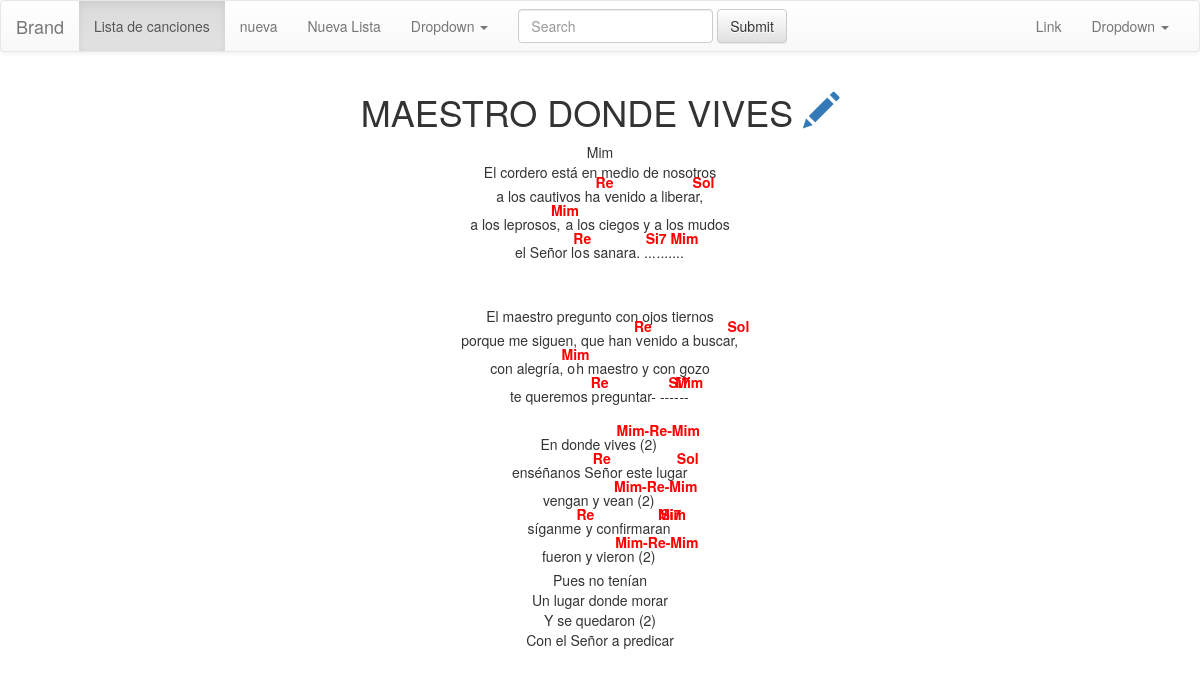
/song/10/, run on an earlier commit of the app's database.
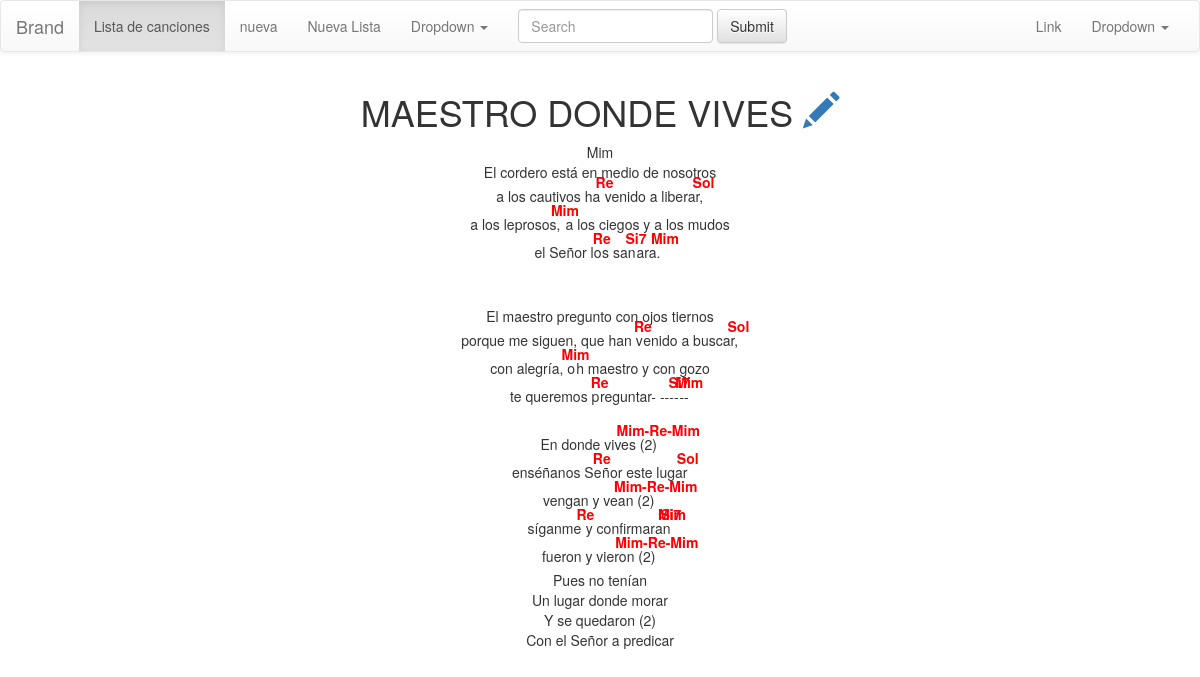
And on a later commit of the database.
### songs/models.py (models this page shows, shortened)
class Song(models.Model):
    name = models.CharField('Nombre', max_length=200)
    lyrics = models.TextField('Contenido')
    lyrics_edit_view = models.TextField('Edicion')
    lyrics_formated = models.TextField('Contenido HTML')

### songs/views.py (the view)
# urls.py: url(r'^song/(?P<pk>[-\w]+)/$', SongDetailView.as_view(), name='song-detail'),
class SongDetailView(DetailView):
    model = Song
    template_name = 'song_detail.html'

### songs/templates/song_detail.html (shortened to what this page needs)
{% extends "base.html" %}
{% load staticfiles %}
{% block content %}
<div class="text-center">
  <h1 >
  	{{ object.name }}
  	<a href="/song/edit/{{object.id}}/" class="hidden-xs">
  		<i class="glyphicon glyphicon-pencil"></i>
  	</a>
  </h1>
  {{ object.lyrics_formated|safe }}
</div>
{% endblock %}
{% block css %}
  <link rel='stylesheet' href='{% static "main.css"%}?v=1'/>
{% endblock %}

### songs/templates/base.html (shortened to what this page needs)
<!DOCTYPE html>
{% load staticfiles %}
<html lang="en">
<head>
</head>
<body>
<nav class="navbar navbar-default">
  <div class="container-fluid">
    <div class="navbar-header">
      <a class="navbar-brand" href="#">Brand</a>
    </div>
    <div class="collapse navbar-collapse" id="bs-example-navbar-collapse-1">
      <ul class="nav navbar-nav">
        <li class="active"><a href="/">Lista de canciones <span class="sr-only">(current)</span></a></li>
        <li><a href="/song/">nueva</a></li>
        <li><a href="/songlist/">Nueva Lista</a></li>
        <li class="dropdown">
          <a href="#" class="dropdown-toggle" data-toggle="dropdown" role="button" aria-haspopup="true" aria-expanded="false">Dropdown <span class="caret"></span></a>
        </li>
      </ul>
      <form class="navbar-form navbar-left" role="search">
        <div class="form-group">
          <input type="text" class="form-control" placeholder="Search">
        </div>
        <button type="submit" class="btn btn-default">Submit</button>
      </form>
      <ul class="nav navbar-nav navbar-right">
        <li><a href="#">Link</a></li>
        <li class="dropdown">
          <a href="#" class="dropdown-toggle" data-toggle="dropdown" role="button" aria-haspopup="true" aria-expanded="false">Dropdown <span class="caret"></span></a>
        </li>
      </ul>
    </div>
  </div>
</nav>
<div class="row content" >
{% block content %}
{% endblock %}
</div>
	<link rel='stylesheet' href='{% static "normalize.css" %}'/>
	<link rel="stylesheet" href="https://maxcdn.bootstrapcdn.com/bootstrap/3.3.5/css/bootstrap.min.css">
	<link rel="stylesheet" href="https://maxcdn.bootstrapcdn.com/bootstrap/3.3.5/css/bootstrap-theme.min.css">
	{% block css %}{% endblock %}
</body>

### songs/static/main.css (style rules this page uses)
.tone { position: relative; top: -1em; margin: -attr(height); line-height: 2em; color:red; }
.content { margin:1em; }

What changed in the data, as far as the page shows it:
changed Song "MAESTRO DONDE VIVES": lyrics_formated "…Señor lo Re s sanara. ... Si7 ....... Mim El maestro pregunto…" → "…Señor lo Re s san Si7 ara. Mim El maestro pregunto…"
